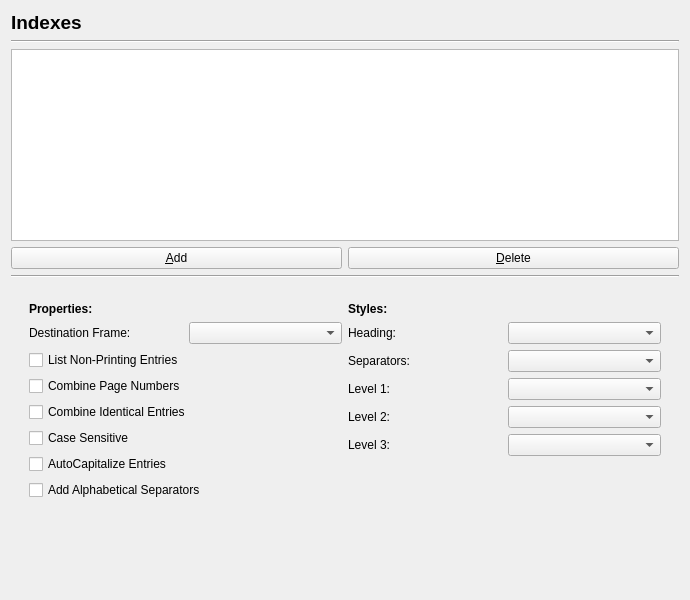
<?xml version="1.0" encoding="UTF-8"?>
<ui version="4.0">
 <class>Prefs_Indexes</class>
 <widget class="QWidget" name="Prefs_Indexes">
  <property name="geometry">
   <rect>
    <x>0</x>
    <y>0</y>
    <width>690</width>
    <height>600</height>
   </rect>
  </property>
  <layout class="QVBoxLayout" name="verticalLayout">
   <item>
    <widget class="QLabel" name="label">
     <property name="font">
      <font>
       <pointsize>14</pointsize>
       <bold>true</bold>
      </font>
     </property>
     <property name="text">
      <string>Indexes</string>
     </property>
    </widget>
   </item>
   <item>
    <widget class="Line" name="line">
     <property name="orientation">
      <enum>Qt::Orientation::Horizontal</enum>
     </property>
    </widget>
   </item>
   <item>
    <layout class="QVBoxLayout" name="verticalLayout_3">
     <item>
      <widget class="QListWidget" name="indexListBox">
       <property name="sizePolicy">
        <sizepolicy hsizetype="Expanding" vsizetype="Expanding">
         <horstretch>0</horstretch>
         <verstretch>0</verstretch>
        </sizepolicy>
       </property>
       <property name="baseSize">
        <size>
         <width>0</width>
         <height>0</height>
        </size>
       </property>
      </widget>
     </item>
     <item>
      <layout class="QHBoxLayout" name="_2">
       <item>
        <widget class="QPushButton" name="indexAddButton">
         <property name="text">
          <string>&amp;Add</string>
         </property>
         <property name="shortcut">
          <string>Alt+A</string>
         </property>
        </widget>
       </item>
       <item>
        <widget class="QPushButton" name="indexDeleteButton">
         <property name="text">
          <string>&amp;Delete</string>
         </property>
         <property name="shortcut">
          <string>Alt+D</string>
         </property>
        </widget>
       </item>
      </layout>
     </item>
    </layout>
   </item>
   <item>
    <widget class="Line" name="line_2">
     <property name="orientation">
      <enum>Qt::Orientation::Horizontal</enum>
     </property>
    </widget>
   </item>
   <item>
    <widget class="QScrollArea" name="scrollArea">
     <property name="sizePolicy">
      <sizepolicy hsizetype="Expanding" vsizetype="Minimum">
       <horstretch>0</horstretch>
       <verstretch>0</verstretch>
      </sizepolicy>
     </property>
     <property name="frameShape">
      <enum>QFrame::Shape::NoFrame</enum>
     </property>
     <property name="frameShadow">
      <enum>QFrame::Shadow::Plain</enum>
     </property>
     <property name="widgetResizable">
      <bool>true</bool>
     </property>
     <widget class="QWidget" name="scrollAreaWidgetContents">
      <property name="geometry">
       <rect>
        <x>0</x>
        <y>0</y>
        <width>666</width>
        <height>300</height>
       </rect>
      </property>
      <layout class="QHBoxLayout" name="horizontalLayout_3">
       <item>
        <widget class="QStackedWidget" name="stackedWidget">
         <property name="currentIndex">
          <number>0</number>
         </property>
         <widget class="QWidget" name="page">
          <layout class="QHBoxLayout" name="horizontalLayout_2">
           <item>
            <layout class="QVBoxLayout" name="verticalLayout_2">
             <item>
              <widget class="QLabel" name="label_2">
               <property name="font">
                <font>
                 <bold>true</bold>
                </font>
               </property>
               <property name="text">
                <string>Properties:</string>
               </property>
              </widget>
             </item>
             <item>
              <layout class="QHBoxLayout" name="horizontalLayout">
               <item>
                <widget class="QLabel" name="tocDestFrameLabel">
                 <property name="text">
                  <string>Destination Frame:</string>
                 </property>
                 <property name="wordWrap">
                  <bool>false</bool>
                 </property>
                </widget>
               </item>
               <item>
                <widget class="QComboBox" name="itemDestFrameComboBox">
                 <property name="toolTip">
                  <string>The frame the table of contents will be placed into</string>
                 </property>
                </widget>
               </item>
              </layout>
             </item>
             <item>
              <widget class="QCheckBox" name="listNonPrintingCheckBox">
               <property name="toolTip">
                <string>Include frames that are set to not print</string>
               </property>
               <property name="text">
                <string>List Non-Printing Entries</string>
               </property>
              </widget>
             </item>
             <item>
              <widget class="QCheckBox" name="combinePageNumbersCheckBox">
               <property name="toolTip">
                <string>Combine entries when a word is repeated on the same page</string>
               </property>
               <property name="text">
                <string>Combine Page Numbers</string>
               </property>
              </widget>
             </item>
             <item>
              <widget class="QCheckBox" name="combineIdenticalEntriesCheckBox">
               <property name="toolTip">
                <string>Combine entries for the same word</string>
               </property>
               <property name="text">
                <string>Combine Identical Entries</string>
               </property>
              </widget>
             </item>
             <item>
              <widget class="QCheckBox" name="caseSensitiveCombinationCheckBox">
               <property name="toolTip">
                <string>When comparing identical entries, compare with case sensitivity</string>
               </property>
               <property name="text">
                <string>Case Sensitive</string>
               </property>
              </widget>
             </item>
             <item>
              <widget class="QCheckBox" name="autoCapitalizeEntriesCheckBox">
               <property name="toolTip">
                <string>Autocapitalize the index entry</string>
               </property>
               <property name="text">
                <string>AutoCapitalize Entries</string>
               </property>
              </widget>
             </item>
             <item>
              <widget class="QCheckBox" name="addAlphaSeparatorsCheckBox">
               <property name="toolTip">
                <string>Add alphabetical separators in the index</string>
               </property>
               <property name="text">
                <string>Add Alphabetical Separators</string>
               </property>
              </widget>
             </item>
             <item>
              <spacer name="verticalSpacer_2">
               <property name="orientation">
                <enum>Qt::Orientation::Vertical</enum>
               </property>
               <property name="sizeHint" stdset="0">
                <size>
                 <width>20</width>
                 <height>40</height>
                </size>
               </property>
              </spacer>
             </item>
            </layout>
           </item>
           <item>
            <layout class="QVBoxLayout" name="verticalLayout_5">
             <item>
              <widget class="QLabel" name="label_8">
               <property name="font">
                <font>
                 <bold>true</bold>
                </font>
               </property>
               <property name="text">
                <string>Styles:</string>
               </property>
              </widget>
             </item>
             <item>
              <layout class="QGridLayout" name="gridLayout">
               <item row="0" column="0">
                <widget class="QLabel" name="label_3">
                 <property name="text">
                  <string>Heading:</string>
                 </property>
                </widget>
               </item>
               <item row="0" column="1">
                <widget class="QComboBox" name="styleHeadingComboBox"/>
               </item>
               <item row="1" column="0">
                <widget class="QLabel" name="label_4">
                 <property name="text">
                  <string>Separators:</string>
                 </property>
                </widget>
               </item>
               <item row="1" column="1">
                <widget class="QComboBox" name="styleSeparatorComboBox"/>
               </item>
               <item row="2" column="0">
                <widget class="QLabel" name="label_5">
                 <property name="text">
                  <string>Level 1:</string>
                 </property>
                </widget>
               </item>
               <item row="2" column="1">
                <widget class="QComboBox" name="styleLevel1ComboBox"/>
               </item>
               <item row="3" column="0">
                <widget class="QLabel" name="label_6">
                 <property name="text">
                  <string>Level 2:</string>
                 </property>
                </widget>
               </item>
               <item row="3" column="1">
                <widget class="QComboBox" name="styleLevel2ComboBox"/>
               </item>
               <item row="4" column="0">
                <widget class="QLabel" name="label_7">
                 <property name="text">
                  <string>Level 3:</string>
                 </property>
                </widget>
               </item>
               <item row="4" column="1">
                <widget class="QComboBox" name="styleLevel3ComboBox"/>
               </item>
              </layout>
             </item>
             <item>
              <spacer name="verticalSpacer_3">
               <property name="orientation">
                <enum>Qt::Orientation::Vertical</enum>
               </property>
               <property name="sizeHint" stdset="0">
                <size>
                 <width>20</width>
                 <height>40</height>
                </size>
               </property>
              </spacer>
             </item>
            </layout>
           </item>
          </layout>
         </widget>
         <widget class="QWidget" name="page_2"/>
        </widget>
       </item>
      </layout>
     </widget>
    </widget>
   </item>
   <item>
    <spacer name="verticalSpacer">
     <property name="orientation">
      <enum>Qt::Orientation::Vertical</enum>
     </property>
     <property name="sizeHint" stdset="0">
      <size>
       <width>20</width>
       <height>5</height>
      </size>
     </property>
    </spacer>
   </item>
  </layout>
 </widget>
 <resources/>
 <connections/>
</ui>
